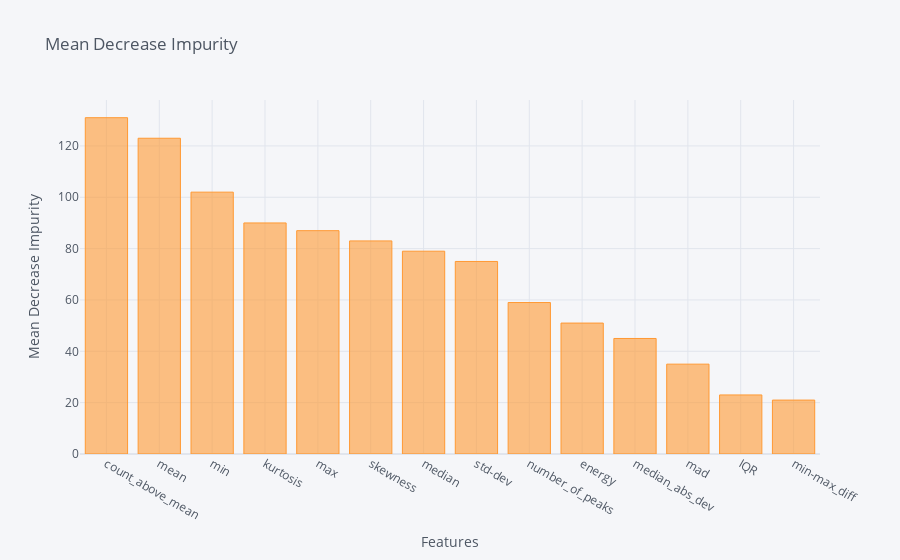

The notebook cell this image was saved under:
### Code cell
feat_imp = pd.DataFrame({'features': X_train.columns.tolist(), "mean_decrease_impurity": model.feature_importances_}).sort_values('mean_decrease_impurity', ascending=False)
feat_imp = feat_imp.head(25)
feat_imp.iplot(kind='bar',
               y='mean_decrease_impurity',
               x='features',
               yTitle='Mean Decrease Impurity',
               xTitle='Features',
               title='Mean Decrease Impurity',
              )

### Figure 1 — Plotly figure (JSON) as saved in the notebook; plotly's stock layout.template omitted (floating-point values rounded to 4 significant figures)
{"data": [{"marker": {"color": "rgba(255, 153, 51, 0.6)", "line": {"color": "rgba(255, 153, 51, 1.0)", "width": 1}}, "name": "mean_decrease_impurity", "orientation": "v", "text": "", "type": "bar", "x": ["count_above_mean", "mean", "min", "kurtosis", "max", "skewness", "median", "std-dev", "number_of_peaks", "energy", "median_abs_dev", "mad", "IQR", "min-max_diff"], "y": [131, 123, 102, 90, 87, 83, 79, 75, 59, 51, 45, 35, 23, 21]}], "layout": {"legend": {"bgcolor": "#F5F6F9", "font": {"color": "#4D5663"}}, "paper_bgcolor": "#F5F6F9", "plot_bgcolor": "#F5F6F9", "title": {"font": {"color": "#4D5663"}, "text": "Mean Decrease Impurity"}, "xaxis": {"gridcolor": "#E1E5ED", "showgrid": true, "tickfont": {"color": "#4D5663"}, "title": {"font": {"color": "#4D5663"}, "text": "Features"}, "zerolinecolor": "#E1E5ED"}, "yaxis": {"gridcolor": "#E1E5ED", "showgrid": true, "tickfont": {"color": "#4D5663"}, "title": {"font": {"color": "#4D5663"}, "text": "Mean Decrease Impurity"}, "zerolinecolor": "#E1E5ED"}}}
